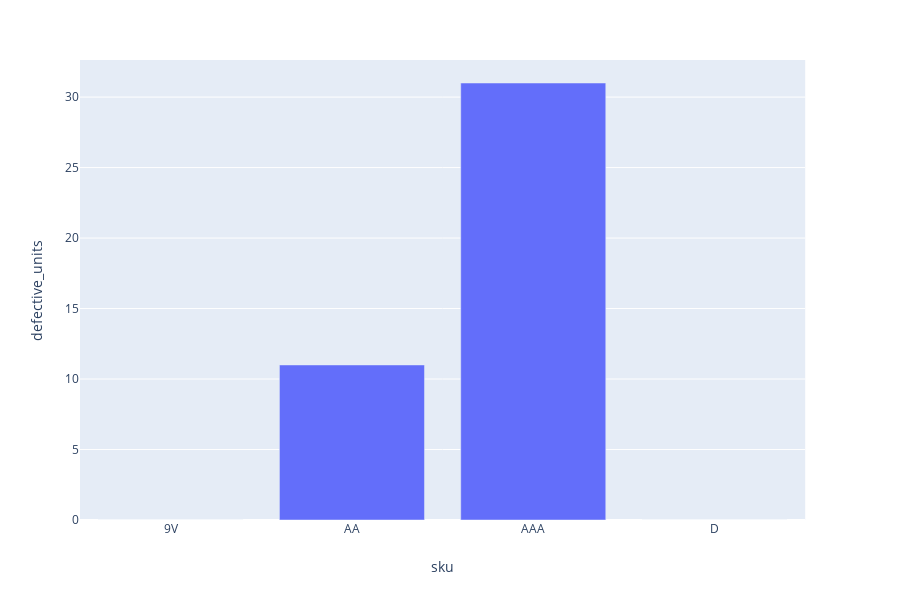

Notebook cell for this chart:
### Markdown cell above
### Group defective product by SKU and Visualize

### Code cell
order_status_count_by_product = join_order_defect.groupby('sku').sum()\
                                        .drop(['PB-SB','PB-SB2'])\
                                        .reset_index()\
                                        .rename(columns={'defective_code': 'defective_units'})\
                                        .replace({'PB-AA': 'AA',
                                                  'PB-AAA': 'AAA',
                                                  'PB-DBAT': 'D',
                                                  'PB-9VBAT': '9V'})
order_status_count_by_product

fig = px.bar(order_status_count_by_product, x='sku', y='defective_units')
fig.show()

### Figure 1 — Plotly figure (JSON) as saved in the notebook; plotly's stock layout.template omitted (floating-point values rounded to 4 significant figures)
{"data": [{"alignmentgroup": "True", "hoverlabel": {"namelength": 0}, "hovertemplate": "sku=%{x}<br>defective_units=%{y}", "legendgroup": "", "marker": {"color": "#636efa"}, "name": "", "offsetgroup": "", "orientation": "v", "showlegend": false, "textposition": "auto", "type": "bar", "x": ["9V", "AA", "AAA", "D"], "xaxis": "x", "y": [0, 11, 31, 0], "yaxis": "y"}], "layout": {"barmode": "relative", "height": 600, "legend": {"tracegroupgap": 0}, "margin": {"t": 60}, "xaxis": {"anchor": "y", "domain": [0, 0.98], "title": {"text": "sku"}}, "yaxis": {"anchor": "x", "domain": [0, 1], "title": {"text": "defective_units"}}}}
